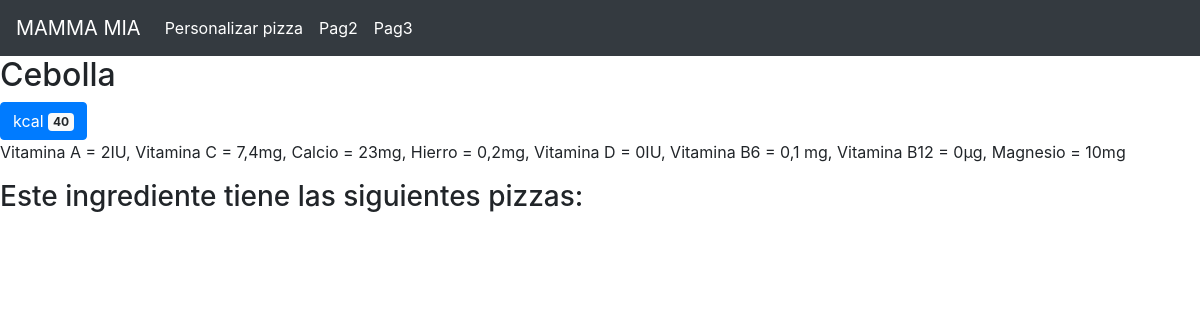
/ingredPage/6, run on the app's committed database.
### MammaMia/models.py (models this page shows, shortened)
class Ingrediente(models.Model):
    nameIn = models.CharField(max_length = 500)
    calorias = models.CharField(max_length = 4)
    descrip = models.CharField(max_length = 355)

### MammaMia/views.py (the view)
# urls.py: path('ingredPage/<int:pk>', views.ingredPage, name = 'ingredPage'),
def ingredPage(request, pk):
    ingrediente = get_object_or_404(Ingrediente, pk = pk)
    pizzas = Pizza.objects.filter(pk=pk)
    context = {'ingrediente':ingrediente, 'pizzas':pizzas}
    return render(request, 'ingredPage.html', context)

### MammaMia/templates/ingredPage.html (shortened to what this page needs)
{% extends 'base.html' %}
{% block content %}
    <div class="pizzasPorIngred">
        <h2>{{ingrediente.nameIn}} </h2>
        <button type="button" class="btn btn-primary">
            kcal <span class="badge badge-light">{{ingrediente.calorias}}</span>
        </button>
        <p>{{ingrediente.descrip}}</p>
        <h3> Este ingrediente tiene las siguientes pizzas:</h3>
    </div>
{% endblock %}

### data on the page
Ingrediente: nameIn "Cebolla", calorias "40", descrip "Vitamina A = 2IU, Vitamina C = 7,4mg, Calcio = 23mg, Hierro = 0,2mg, Vitamina D = 0IU, Vitamina B6 = 0,1 mg, Vitamina B12 = 0µg, Magnesio = 10mg"
